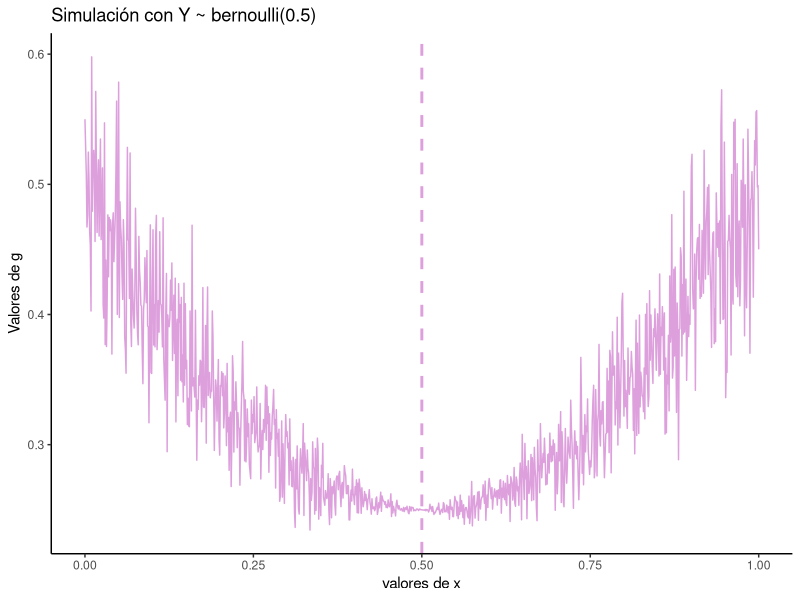
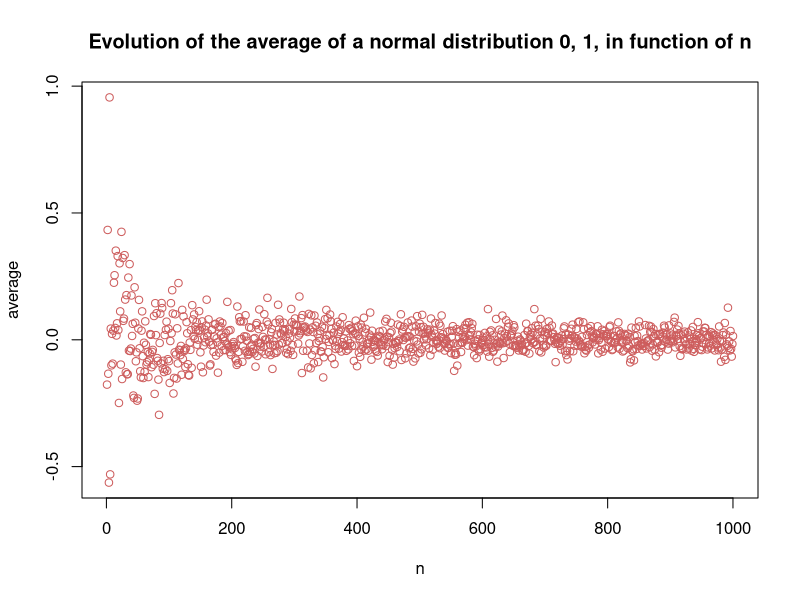
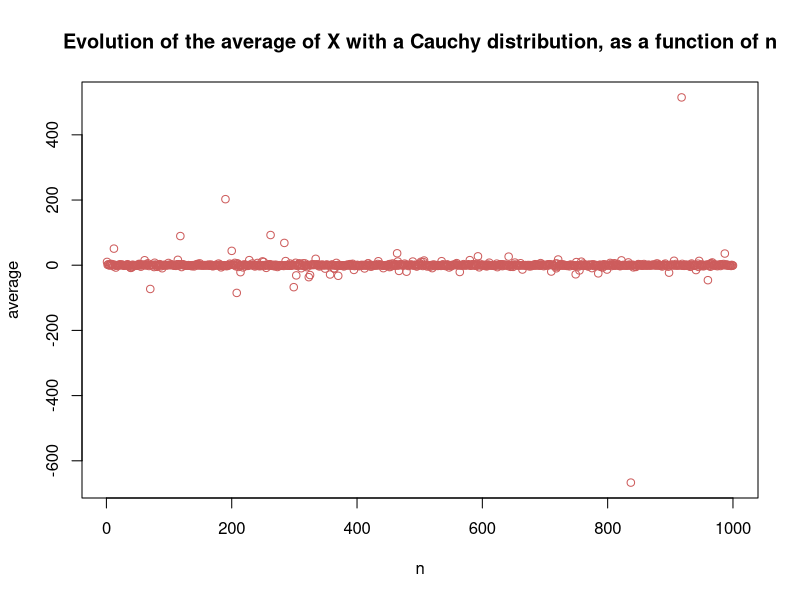
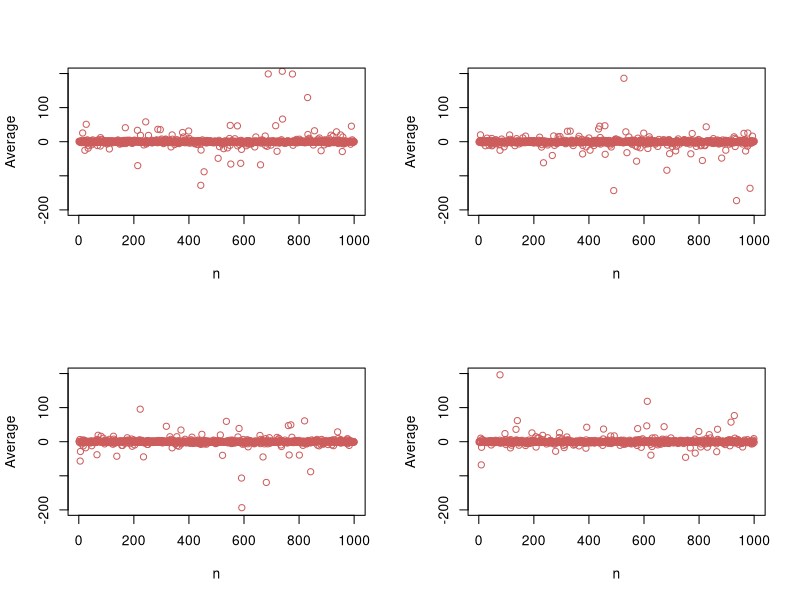
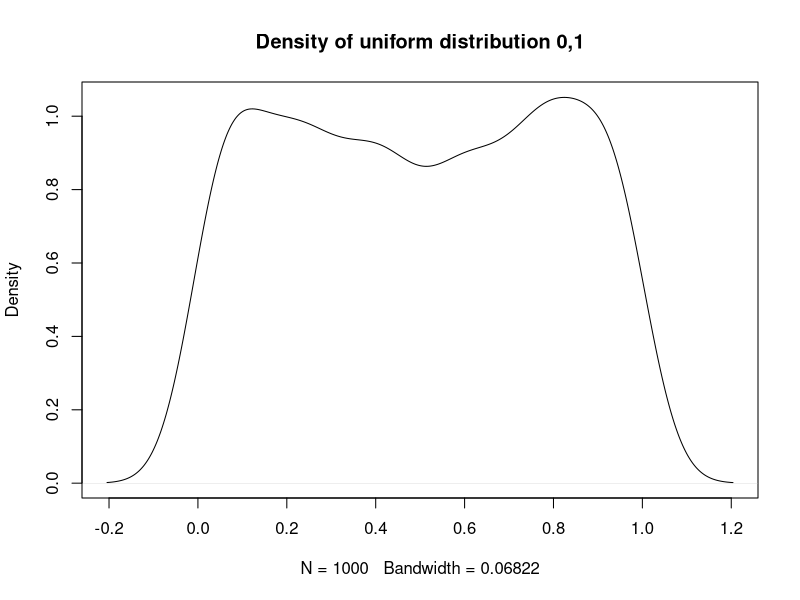
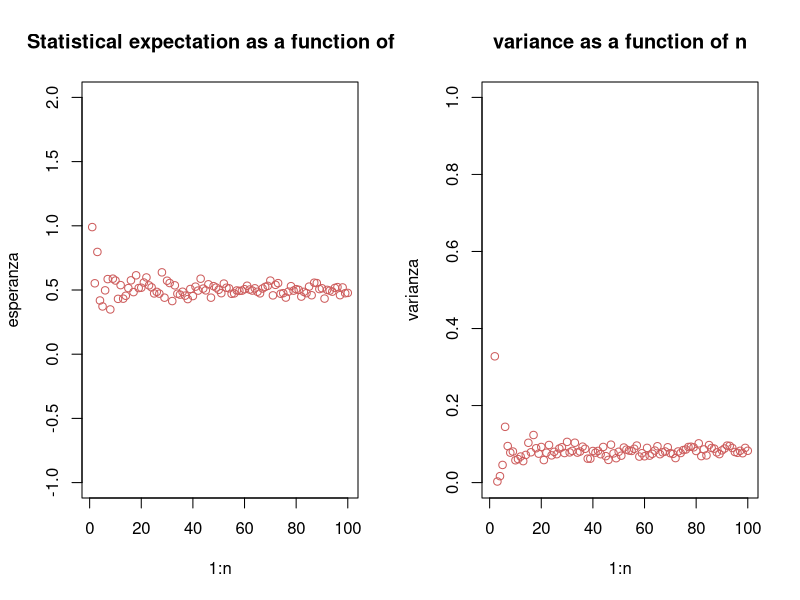
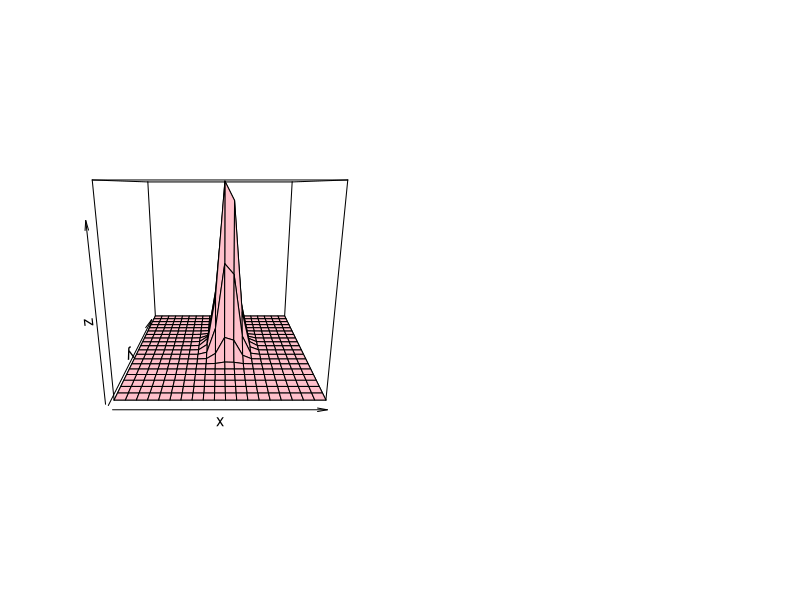

Here is the R script that generated these plots, in order:
# Libraries 


library(ggplot2)

# Punto 1
# Build a simulation of a distribution with a knowed expected value that: 
# Given a random variable Y with a expected value \mu, consider the function g(x) = E((Y - x)^2)
# Show that the function g reaches its minimum value when  x = \mu and it's minimum is  V(Y)

# Y follows a Bernoulli distribution with parameters p = 0.5 ( which is a binomial distribution with n = 1) 

punto1 <- function(x, proba){
  # ------ Function proba3 -------
  # Objetive: 
  #   It replicates an empirical E((Y - x)^2) by
  #   generating 100 times a random sample of a Bernouille distribution,
  #   substracting a given observation, taking the squared of that and applying the mean. 
  # 
  # Inputs of the function:
  #   x: numeric vector
  #     a sequence of values (x)
  #   proba: float
  #     a decimal number  between 0 and 1, a probability.
  # Return:
  #   g: numeric vector
  #     a numeric vector with the mathematical expectation of each value in de given x.
  #     It's the result of g(x) for each x

    
    g <- c()
    for(i in 1:length(x)){
    g[i] <- mean(replicate(100, ((rbinom(1, 1, proba) - x[i])^2)))
    }
    return(g)
  }
 
# Dataframe based on the function punto3. x is a numeric vector with a sequence from 0 to 1 by 0.001.
df <- data.frame(xvalue = seq(0, 1, 0.001), gvalues = punto1(seq(0, 1, 0.001), 0.5))

# Plot
ggplot(df, aes(x = xvalue, y = gvalues)) + geom_line(colour = "plum")+ geom_vline(aes(xintercept = 0.5), color = "plum", linetype = "dashed", size = 1)+
labs(x = "valores de x", y = "Valores de g", title = "Simulación con Y ~ bernoulli(0.5)") + 
theme_classic()




# Variance 
var(replicate(100, rbinom(1, 1, 0.5)))

min(df$gvalues)




# EJERCICIO 2: The St. Petersburg paradox 
# A person flips a fair coin, independently, until heads appear for the first time.
# If heads appears on the n-th toss, the person wins 2n pesos.
# Let X be the person's winnings. This problem is known as the St. Petersburg paradox.
# Simulate to show that the expected profit is infinit.
n <- 1050
Esperanza <- c()
for (i in 0:n){
Esperanza[i] <- dgeom(i, 0.5) * (2^i)
print(Esperanza[i])
}

View(Esperanza)

sum(Esperanza, na.rm=TRUE)


# EJERCICIO 3 : Xn ~ N(0,1) for all n=1,2,..
# \overline{x}= sum(X)/n
# Plot \overline{n} as function of n, from 1 to 1000. 


average_dist_sample <- function(distribution, n){
# Objetive: 
#   It generates a random sample of n size that follows a given distribution 
# Inputs of the function:
#   distribution: string
#     Name of the distribution. Values allowed {"normal", "cauchy"}
#   n: a vector of int
#     a vector of int that indicates the size of a sample 
# Return:
#   media: numeric vector
#     a numeric vector with the averages of samples of size from 1 to n.
  average_sample <- c()
  for (i in n){
    if (distribution == "normal") {
      distr = rnorm(i, mean = 0, sd = 1)  
    }else {
      distr = rcauchy(i)
    }
    
    average_sample[i] <- mean(distr)
    
  }
  return(average_sample)
}

# vector of samples size
numero <-1:1000
# plot normal
plot(numero, average_dist_sample("normal", numero), main = "Evolution of the average of a normal distribution 0, 1, in function of n", col ="indianred",xlab = "n", ylab = "average")
cat("More dispersion is observed when the sample size n is smaller, and then it becomes more accurate and centers around the true mean of 0 as n increases.")

# plot cauchy
plot(numero, average_dist_sample("cauchy", numero), main = "Evolution of the average of X with a Cauchy distribution, as a function of n", col = "indianred", xlab = "n", ylab = "average")
cat("It is observed that as the sample size increases, it does not converge.")

# We iterate the simulation and it's graph several times  


par(mfrow = c(2, 2))
for (i in 1:4){
  plot(numero, average_dist_sample("cauchy", numero), xlab = "n", ylab = "Average", ylim = c(-200,200), col = 'indianred')
  }
cat("After many iteration we can observed that every graph is different")
cat("This is in line with the Cauchy distribution and its heavy tails. Extreme values are more frequent in this distribution, and they can heavily impact the mean due to the sensitivity to these extreme values.")

### EJERCICIO 4: 
# Let X1, . . . , Xn ∼ Unif(0, 1).
# Plot density fx.
par(mfrow = c(1, 1))
plot(density(runif(1000, 0, 1)), type = "l", main = "Density of uniform distribution 0,1")

# Calculate E(Xn) and V(Xn). Graph both quantities as functions of n.
ev <- function(n){
  # Objetive of the function:
  #   Calculate an empirical Expected value and Variance of n size of an uniform distribution . And plot it. 
  # Input:
  #   n: int 
  #     The size of the sample
  # Return:
  #   plot
  
  esperanza <- c()
  varianza <- c()
  for (i in 1:n){
    a<-replicate(i, runif(1, 0, 1))
    esperanza[i] <- mean(replicate(i, a))
    varianza[i] <- var(a)
    }
    
par(mfrow = c(1, 2))
plot(1:n, esperanza, main = "Statistical expectation as a function of n",col = "indianred",ylim = c(-1, 2))
plot(1:n, varianza, main = "variance as a function of n", col =  "indianred", ylim = c(0, 1))
    
  }
ev(100)

# Simulate the distribution of Xn with R for n = 1, 5, 25, 100. 
# Verify that the simulated values of E(Xn) and V(Xn) are consistent with the theoretical values found in the previous section. 
# What happens to the (sample) distribution of Xn as n increases?"

eyv <- function(n){
  # Objetive of the function: 
  #   Calculate mean and variance for an uniform distribution 
  # Inputs:   
  #   n: list of integers 
  
  num <- n 
  esperanza <- c()
  varianza <- c()
  media <- c()
  fila <- 1
  for (i in n){
    media[fila] <- mean(replicate(i, runif(1, 0, 1)))
    esperanza[fila] <- mean(replicate(100, mean(replicate(i, runif(1, 0, 1)))))
    varianza[fila] <- var(replicate(100, mean(replicate(i, runif(1, 0, 1)))))
    fila<- fila+1
    }
  cat("The mean with n ", num, ", is", media, ". \n The expected value with ", num, ", is", esperanza, ". \n The variance for ", num, ", is", varianza, ".")
  }
eyv(c(1, 5, 25, 100))


###### EJERCICIO 5:
# A deck of n cards labeled from 1 to n is shuffled. 
# If the position of a card after shuffling matches the card's label,
# we say there's a coincidence.
# Let X be the total number of coincidences 

coincidencias <- function(cant_cartas){
  # Objetive of the function: 
  #   Replicate 1000 times the process of shuffling n cards and check if the label of the card matches it's position. 
  # Input:
  #   n: int
  #     Quantity of cards
  # Return:
  #   a: list 
  #     list of cards resulting of every iteration
  n <- cant_cartas
  a <- mean(replicate(1000, { df <- cbind(sample(1:n), 1:n)
        any(df[, 1] == df[, 2]) 
        print(df)
        }))
  return(a)
  }





  mu <- 10
  sigma <- 2

  n <- 1e2

  muestra <- rnorm(n=n, mean=mu, sd=sigma)

  f <- function(x, y){
    prod(dnorm(muestra, mean=x, sd=y))
  }

  f <- Vectorize(f)

  x <- seq(mu-sigma,mu+sigma,length=20)
  y <- seq(1,3,length=20)

  z <- outer(x, y, f)

  persp(x, y, z, col="pink")


  f <- function(x){
    p <- x[1]
    lambda <- x[2]
    - ( 6*log(p + (1-p)*exp(-lambda)) + 4*(log(1-p) - lambda) + 50*log(lambda) )
  }

  mv <- optim(c(0.5,10), f)$par
  mv
